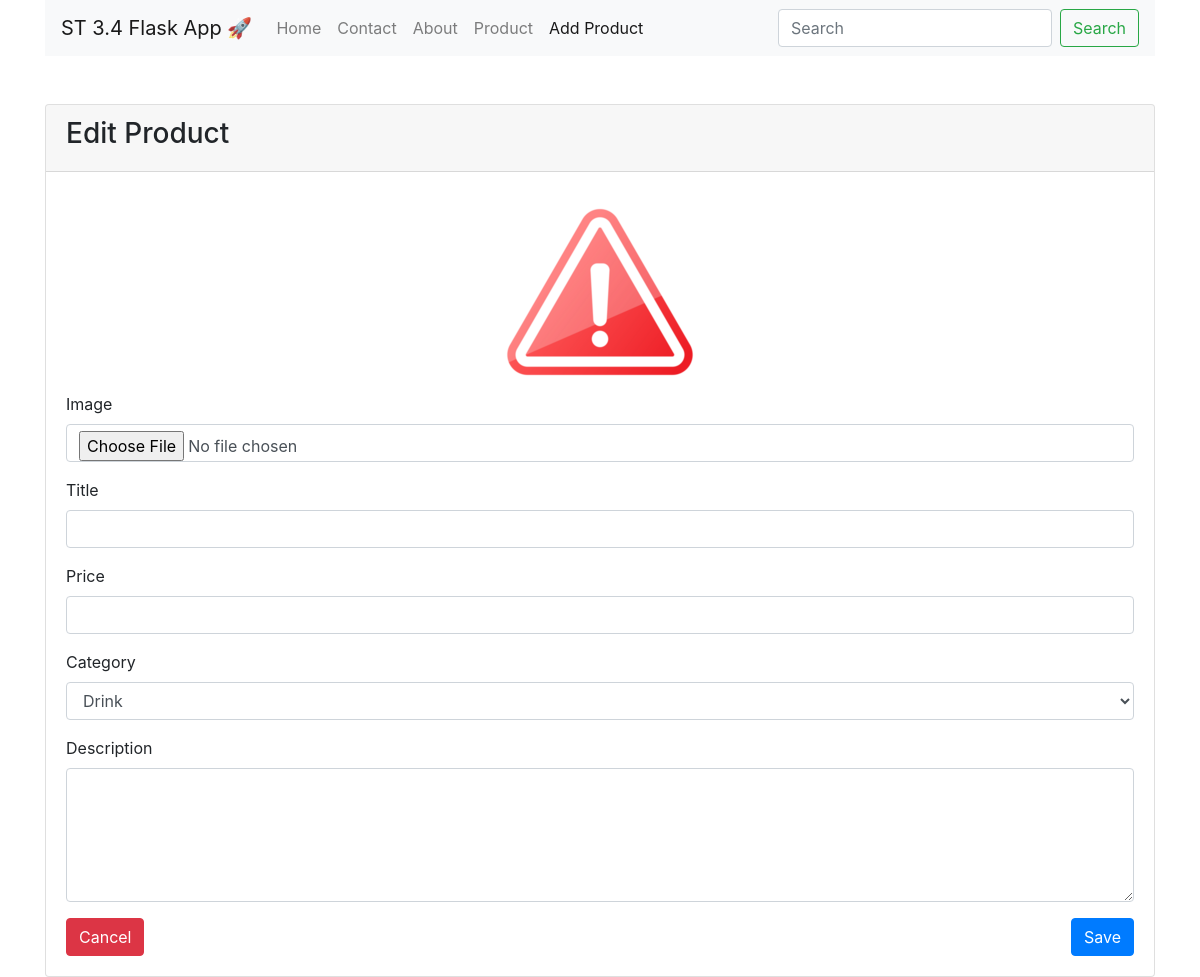
Before: /edit_product?id=3 with the older database file.
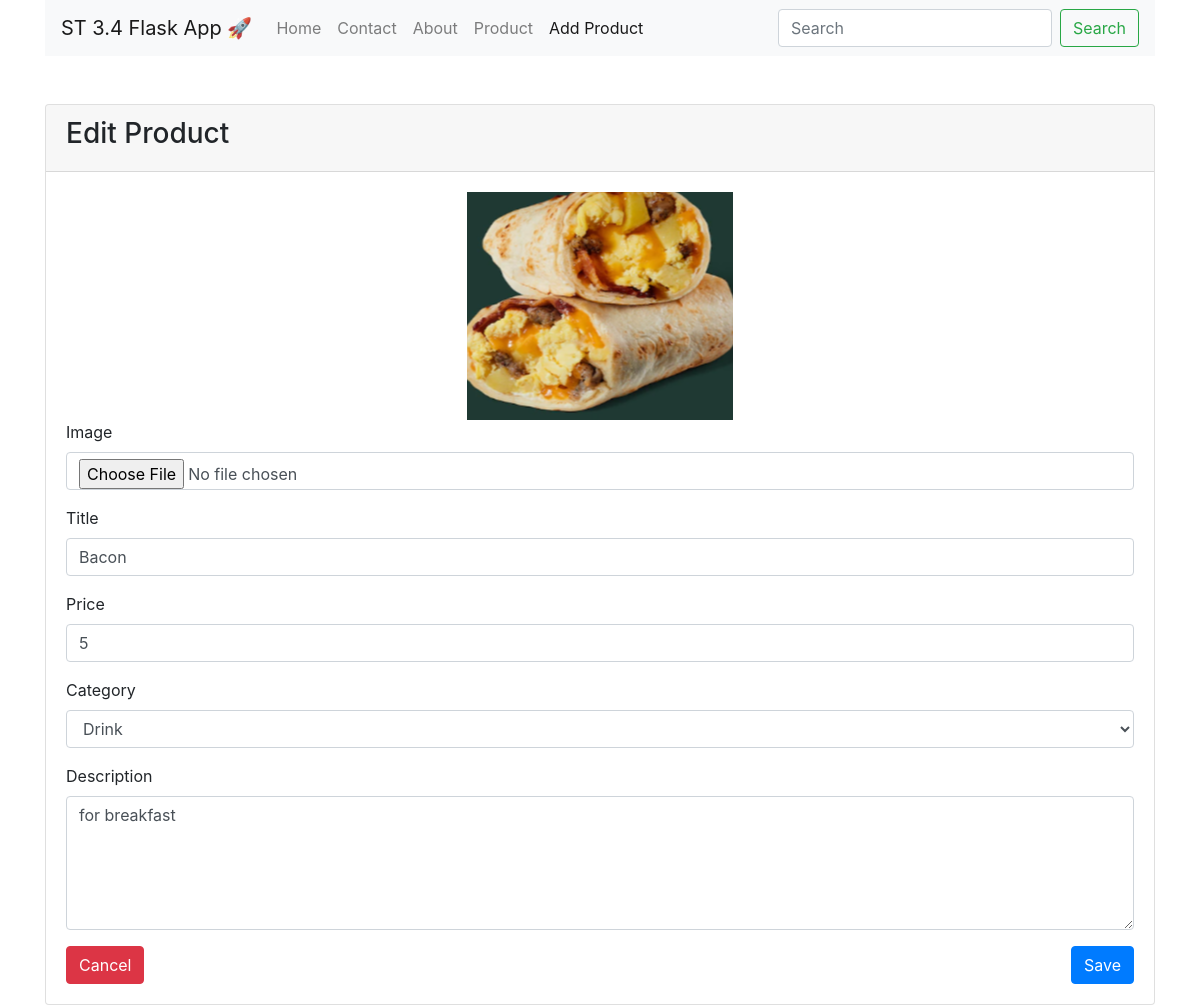
After: the same page with the newer database file.
### tables this page shows
CREATE TABLE "product" (
  "id" INTEGER NOT NULL PRIMARY KEY AUTOINCREMENT,
  "title" TEXT,
  "qty" NUMBER,
  "price" NUMBER,
  "category" TEXT,
  "description" TEXT NOT NULL,
  "image" TEXT NOT NULL
);

### app.py (the view)
@app.get('/edit_product')
def edit_product():
    product_id = request.args.get('id')
    row = conn.execute("""SELECT * FROM product where id =?""", (product_id,))
    product = {}
    for item in row:
        image = ''
        if item[6] == None:
            image = 'no_image'
        else:
            image = item[6]
        product = {
            'id': item[0],
            'title': item[1],
            'qty': item[2],
            'price': item[3],
            'category': item[4],
            'description': item[5],
            'image': image,
        }
    return render_template('edit_product.html', product=product, module='add_product')

### templates/edit_product.html (shortened to what this page needs)
<!DOCTYPE html>
<html lang="en">
<head>
    {% include "header_style.html" %}
</head>
<body>
<div class="container">
    <div class="row">
        <div class="col-md-12">
            {% include "navbar.html" %}
        </div>
        <div class="col-md-12 mt-5">
            <div class="card">
                <div class="card-header">
                    <h3>Edit Product</h3>
                </div>
                <div class="card-body">
                    <form action="{{ url_for('update') }}" method="post" name="editProductForm"
                          enctype="multipart/form-data">
                        <div class="form-group">
                            <div style="text-align: center;">
                                {% if product['image'] != 'no_image' %}
                                    <img id="thumbnail"
                                         style="
                                         max-width: 100%"
                                         src="/static/image/crop/{{ product['image'] }}"
                                         onerror="this.src='/static/image/image_error.png';"
                                         alt="image"
                                    >
                                {% endif %}
                            </div>
                            <label for="file">Image</label>
                            <input
                                    type="file"
                                    accept="image/*"
                                    class="form-control"
                                    id="file"
                                    name="file"
                                    onchange="showMyImage(this)"
                            >
                        </div>
                        <div class="form-group">
                            <label for="title">Title</label>
                            <input required value="{{ product['title'] }}" type="text" class="form-control" id="title"
                                   name="title" autocomplete="off">
                        </div>
                        <div class="form-group">
                            <label for="price">Price</label>
                            <input required value="{{ product['price'] }}" type="number" class="form-control" id="price"
                                   name="price" autocomplete="off">
                        </div>
                        <div class="form-group">
                            <label for="category">Category</label>
                            <select required class="form-control" id="category" name="category">
                                <option {{ 'selected' if product['category']=='drink' else '' }} value="drink">Drink
                                </option>
                            </select>
                        </div>
                        <div class="form-group">
                            <label for="description">Description</label>
                            <textarea required
                                      class="form-control" id="description" name="description"
                                      rows="5"
                            >{{ product['description'] }}</textarea>
                        </div>
                        <button onclick="window.location.href='/product'" type="reset" class="btn btn-danger">Cancel
                        </button>
                        <button type="submit" class="btn btn-primary float-right">Save</button>
                    </form>
                </div>
            </div>
        </div>
    </div>
</div>
</body>
</html>

Changed rows visible on the page:
added product: image (picture), title "Bacon", price "5", description "for breakfast"
